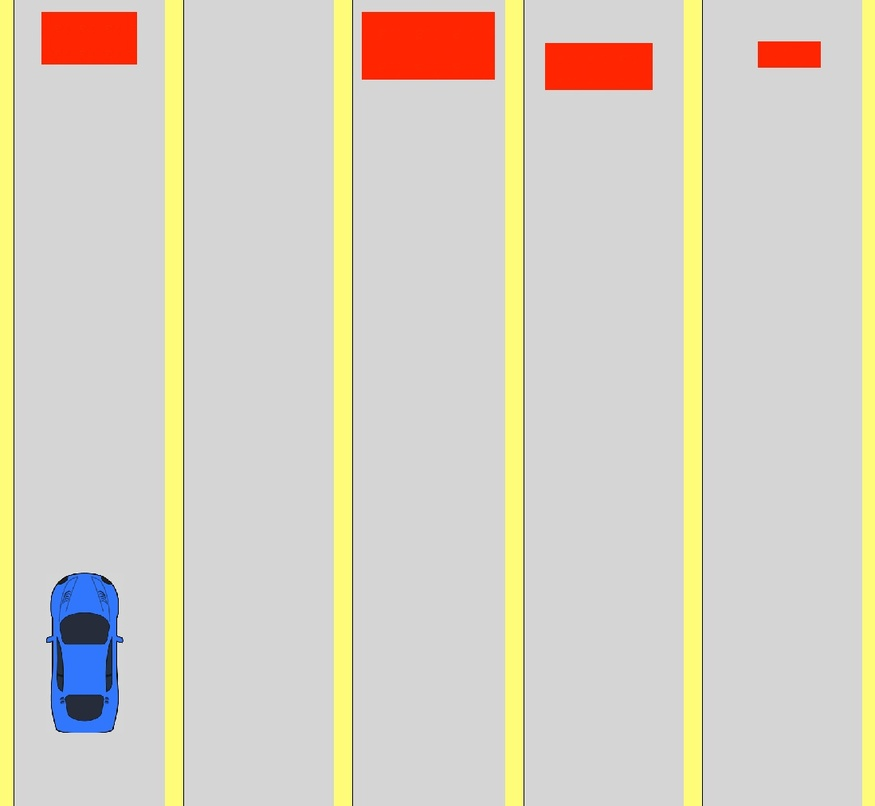
#> input picture HW_1/task_2/image_00.jpg, 875 x 806 px, shrunk from 1098 x 1012 before the run, found by its file name
$ python task_2_traf_jam.py
#> lines starting #> are read from the running program, lines starting #| are printed output that depends on the picture; after the words box and inside, x2 and y2 are one past the last pixel; in counts of white or black regions, pixels touching at a corner belong together
import matplotlib.pyplot as plt
from collections import deque
import cv2
import numpy as np

import cv2
import numpy as np

def create_color_masks(hsv: np.ndarray) -> tuple:
    #Создать маски для синего и красного цветов.
    lower_blue = np.array([100, 150, 50])
    upper_blue = np.array([140, 255, 255])

    lower_red_1 = np.array([0, 120, 70])
    upper_red_1 = np.array([10, 255, 255])
    lower_red_2 = np.array([170, 120, 70])
    upper_red_2 = np.array([180, 255, 255])

    mask_blue = cv2.inRange(hsv, lower_blue, upper_blue)
    mask_red_1 = cv2.inRange(hsv, lower_red_1, upper_red_1)
    mask_red_2 = cv2.inRange(hsv, lower_red_2, upper_red_2)
    mask_red = mask_red_1 | mask_red_2

    return mask_blue, mask_red

def find_contours(mask: np.ndarray) -> list:
    #Найти контуры на маске.
    contours, _ = cv2.findContours(mask, cv2.RETR_EXTERNAL, cv2.CHAIN_APPROX_SIMPLE)
    return contours

def detect_lanes_with_obstacles(contours: list, width: int, num_lanes: int) -> list:
    #Определить полосы с препятствиями.
    lane_width = width // num_lanes
    lanes_with_obstacles = [False] * num_lanes

    for cnt in contours:
        x, y, w, h = cv2.boundingRect(cnt)
        lane_index = x // lane_width
        if lane_index < num_lanes:
            lanes_with_obstacles[lane_index] = True

    return lanes_with_obstacles

def find_road_number(image: np.ndarray) -> int:
    #Найти номер полосы, на которой нет препятствия в конце пути.
    # Преобразование изображения в цветовое пространство HSV
    hsv = cv2.cvtColor(image, cv2.COLOR_RGB2HSV)

    # Создание масок для синего и красного цветов
    _, mask_red = create_color_masks(hsv)

    # Нахождение контуров красного цвета
    contours_red = find_contours(mask_red)

    # Определение размеров изображения и количества полос
    height, width, _ = image.shape
    num_lanes = 5

    # Определение полос с препятствиями
    lanes_with_obstacles = detect_lanes_with_obstacles(contours_red, width, num_lanes)

    # Нахождение первой свободной полосы
    for i in range(num_lanes):
        if not lanes_with_obstacles[i]:
            return i

    return -1

# Загрузка тестового изображения
test_image = cv2.imread('HW_1/task_2/image_00.jpg')
#> test_image is the input picture: shape (806, 875, 3); mean B, G, R 195, 209.4, 215.5
test_image = cv2.cvtColor(test_image, cv2.COLOR_BGR2RGB)

# Нахождение номера полосы без препятствия
road_number = find_road_number(test_image)
#> in find_road_number, `hsv = cv2.cvtColor(image, cv2.COLOR_RGB2HSV)`: hsv: shape (806, 875, 3); mean H, S, V 14.5, 26.1, 217.6
#> in create_color_masks, `mask_blue = cv2.inRange(hsv, lower_blue, upper_blue)`:
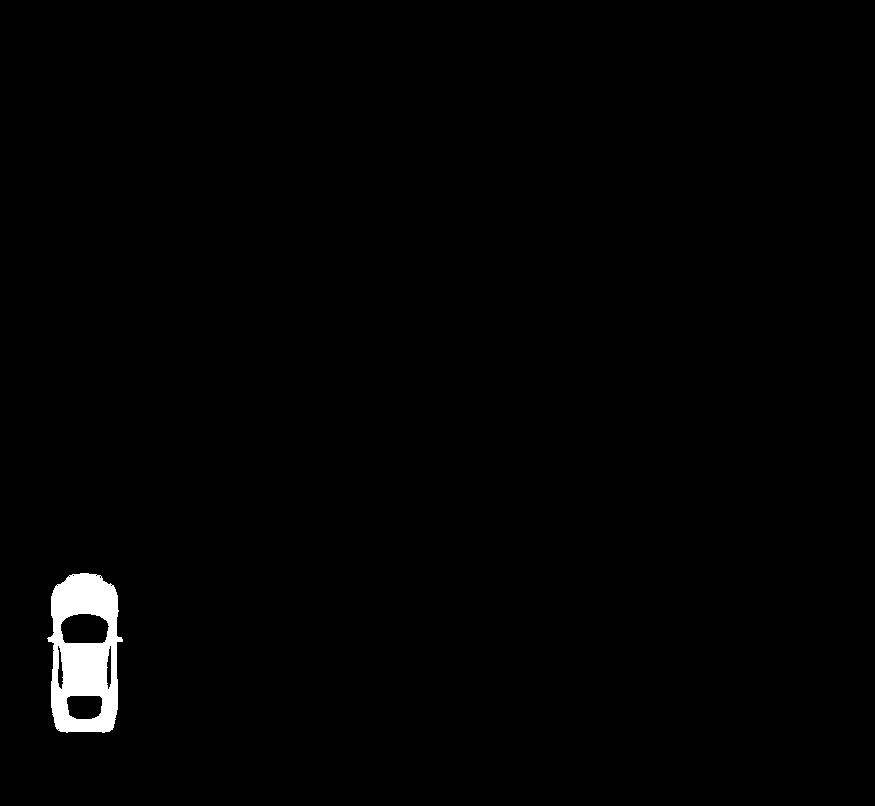
#> mask_blue: shape (806, 875); 1.1% white; 1 white region, box (x1, y1, x2, y2) and area: (47, 573, 123, 733) 7783
#> in create_color_masks, `mask_red_1 = cv2.inRange(hsv, lower_red_1, upper_red_1)`:
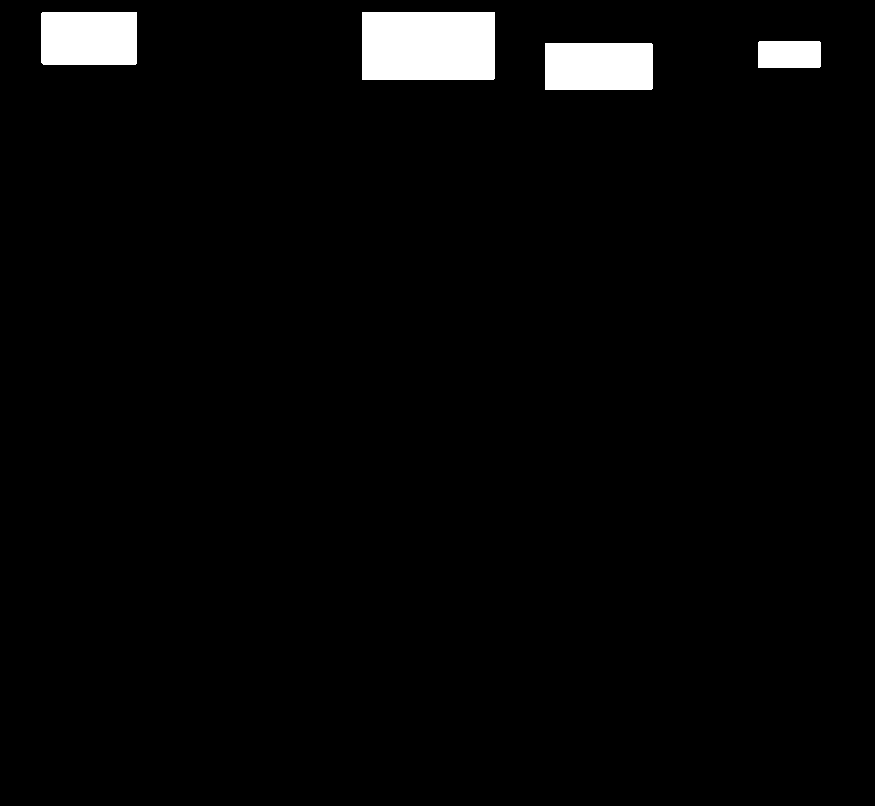
#> mask_red_1: shape (806, 875); 3% white; 4 white regions
#> in create_color_masks, `mask_red_2 = cv2.inRange(hsv, lower_red_2, upper_red_2)`: mask_red_2: shape (806, 875); every value is 0
#> in find_contours, `contours, _ = cv2.findContours(mask, cv2.RETR_EXTERNAL, cv2.CHAIN_APPR..`: contours = 4 contours; box (x1, y1, x2, y2) and area: (362, 12, 495, 80) 8844, (41, 12, 137, 65) 4937, (545, 43, 653, 90) 4921, (758, 41, 821, 68) 1610
#> in find_road_number, `contours_red = find_contours(mask_red)`: contours_red has the same summary as contours in find_contours
#> the loop in detect_lanes_with_obstacles, `for cnt in contours:` made 4 passes
#> (x, y, w, h, lane_index) on passes 1 to 4: (545, 43, 108, 47, 3), (758, 41, 63, 27, 4), (362, 12, 133, 68, 2), (41, 12, 96, 53, 0)
#> after the loop in detect_lanes_with_obstacles, `for cnt in contours:`: lanes_with_obstacles = [True, False, True, True, True]
#> road_number = 1

# Вывод результата
print(f'Нужно перестроиться на дорогу номер {road_number}')
#| Нужно перестроиться на дорогу номер 1

$ run again, with HW_1/task_2/image_01.jpg copied over HW_1/task_2/image_00.jpg
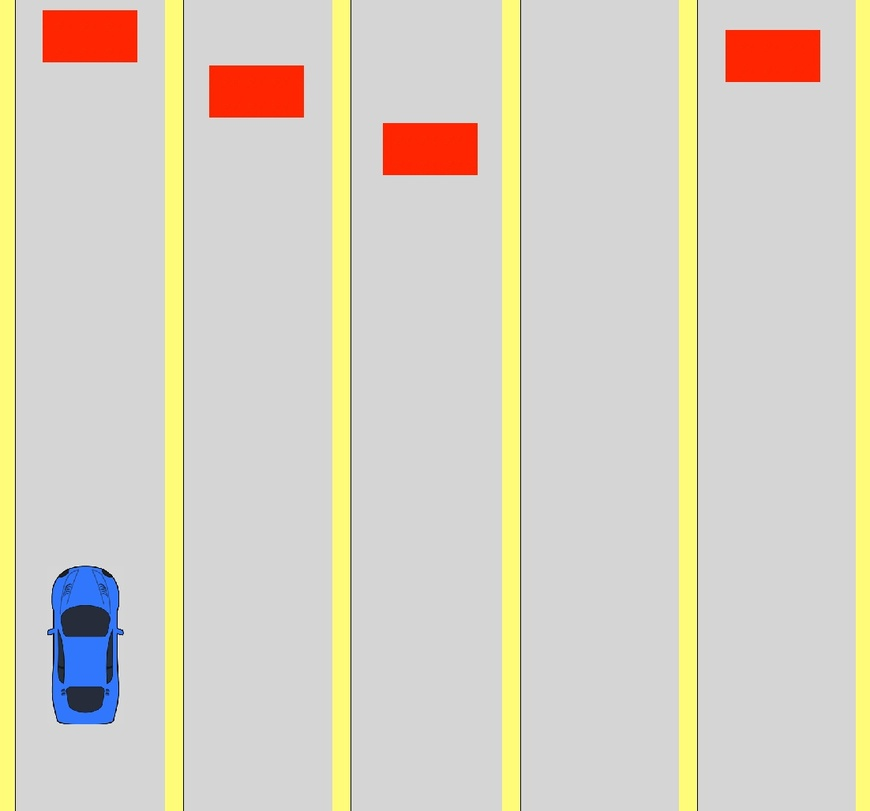
#> input picture HW_1/task_2/image_01.jpg, 870 x 811 px, shrunk from 1102 x 1028 before the run, found by its file name
#> test_image is the input picture: shape (811, 870, 3); mean B, G, R 195, 209.9, 215.6
#> hsv: shape (811, 870, 3); mean H, S, V 10.6, 26.2, 217.7
#> in create_color_masks, `mask_blue = cv2.inRange(hsv, lower_blue, upper_blue)`:
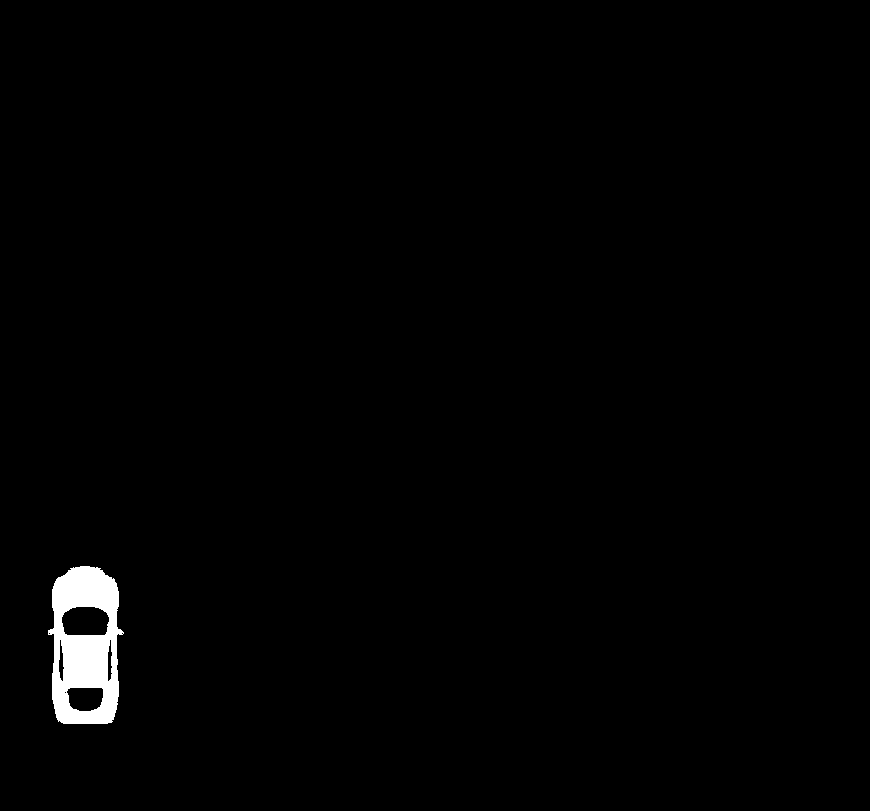
#> mask_blue: shape (811, 870); 1.1% white; 1 white region, box (x1, y1, x2, y2) and area: (48, 566, 124, 724) 7698
#> in create_color_masks, `mask_red_1 = cv2.inRange(hsv, lower_red_1, upper_red_1)`:
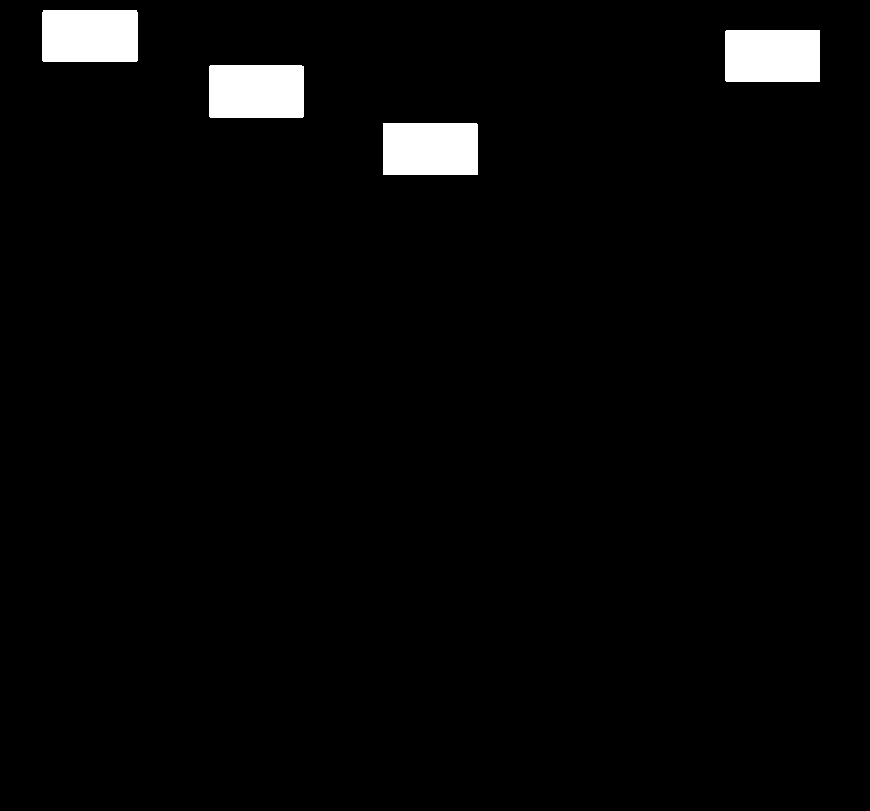
#> mask_red_1: shape (811, 870); 2.8% white; 4 white regions
#> mask_red_2: shape (811, 870); every value is 0
#> contours = 4 contours; box (x1, y1, x2, y2) and area: (209, 65, 304, 118) 4885, (42, 10, 138, 62) 4841, (383, 123, 478, 175) 4794, (725, 30, 820, 82) 4793
#> contours_red has the same summary as contours in find_contours
#> the loop in detect_lanes_with_obstacles, `for cnt in contours:` made 4 passes
#> (x, y, w, h, lane_index) on passes 1 to 4: (383, 123, 95, 52, 2), (209, 65, 95, 53, 1), (725, 30, 95, 52, 4), (42, 10, 96, 52, 0)
#> after the loop in detect_lanes_with_obstacles, `for cnt in contours:`: lanes_with_obstacles = [True, True, True, False, True]
#> road_number = 3
#| Нужно перестроиться на дорогу номер 3

$ run again, with HW_1/task_2/image_02.jpg copied over HW_1/task_2/image_00.jpg
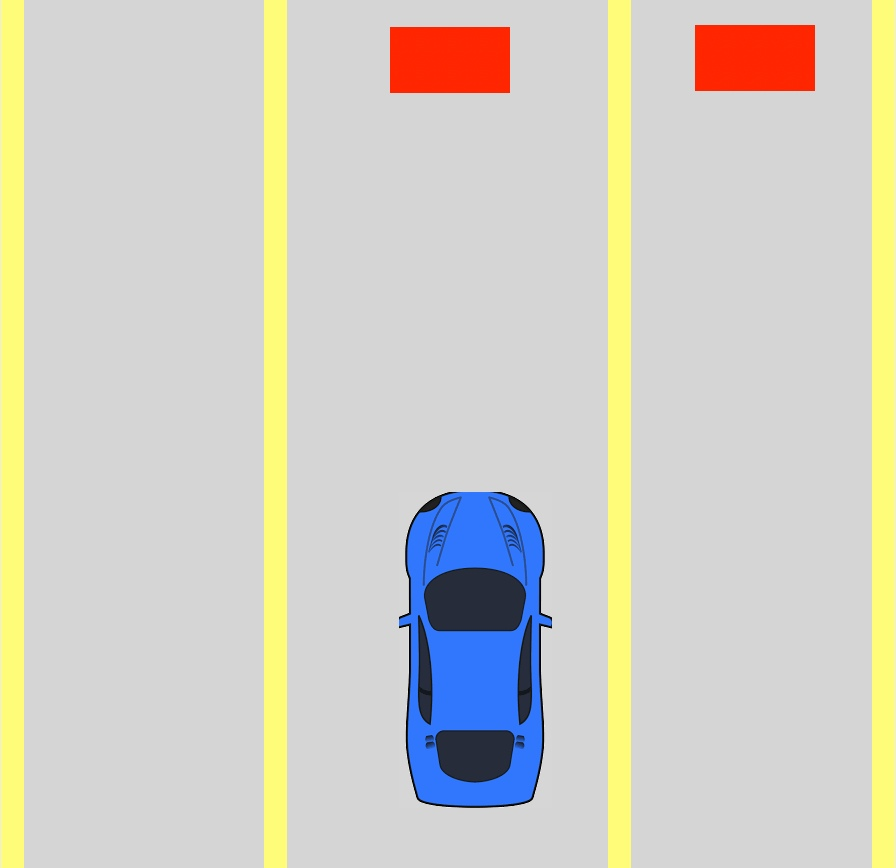
#> input picture HW_1/task_2/image_02.jpg, 896 x 868 px, found by its file name
#> test_image is the input picture: shape (868, 896, 3); mean B, G, R 197.7, 207.1, 209.2
#> hsv: shape (868, 896, 3); mean H, S, V 10.4, 28.3, 216.6
#> in create_color_masks, `mask_blue = cv2.inRange(hsv, lower_blue, upper_blue)`:
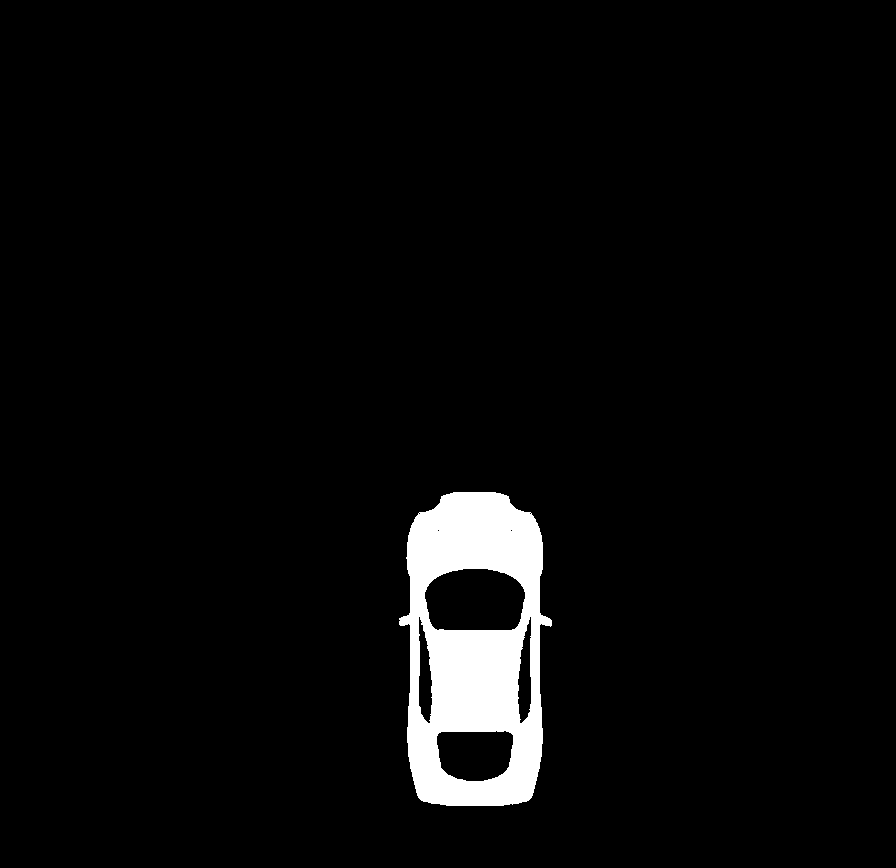
#> mask_blue: shape (868, 896); 3.8% white; 1 white region, box (x1, y1, x2, y2) and area: (399, 492, 552, 806) 29301
#> in create_color_masks, `mask_red_1 = cv2.inRange(hsv, lower_red_1, upper_red_1)`:
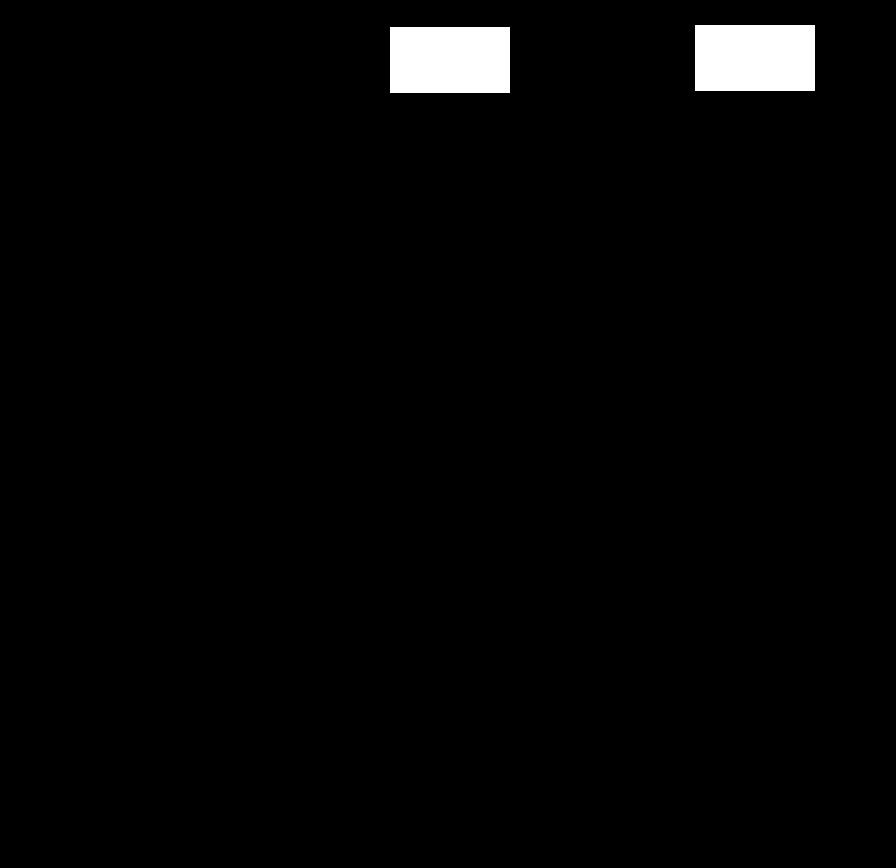
#> mask_red_1: shape (868, 896); 2% white; 2 white regions
#> mask_red_2: shape (868, 896); every value is 0
#> contours = 2 contours; box (x1, y1, x2, y2) and area: (390, 27, 510, 93) 7735, (695, 25, 815, 91) 7735
#> contours_red has the same summary as contours in find_contours
#> the loop in detect_lanes_with_obstacles, `for cnt in contours:` made 2 passes
#> (cnt, x, y, w, h, lane_index) on passes 1 to 2: ([[390, 27], [390, 92], [509, 92], [509, 27]], 390, 27, 120, 66, 2), ([[695, 25], [695, 90], [814, 90], [814, 25]], 695, 25, 120, 66, 3)
#> after the loop in detect_lanes_with_obstacles, `for cnt in contours:`: lanes_with_obstacles = [False, False, True, True, False]
#> road_number = 0
#| Нужно перестроиться на дорогу номер 0
